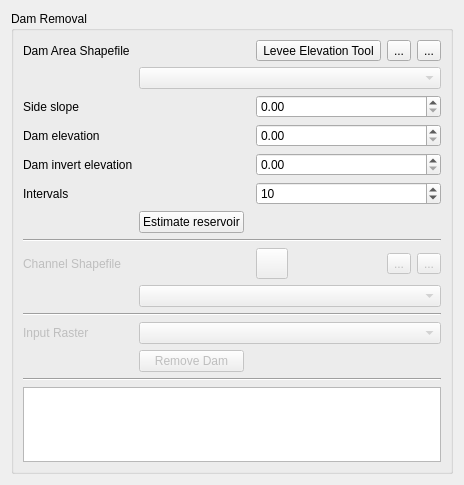
<?xml version="1.0" encoding="UTF-8"?>
<ui version="4.0">
 <class>pre_processing_widget</class>
 <widget class="QWidget" name="pre_processing_widget">
  <property name="geometry">
   <rect>
    <x>0</x>
    <y>0</y>
    <width>407</width>
    <height>485</height>
   </rect>
  </property>
  <property name="windowTitle">
   <string>Form</string>
  </property>
  <layout class="QGridLayout" name="gridLayout">
   <item row="0" column="1">
    <widget class="QGroupBox" name="groupBox">
     <property name="title">
      <string>Dam Removal</string>
     </property>
     <layout class="QGridLayout" name="gridLayout_3">
      <item row="0" column="0">
       <layout class="QGridLayout" name="gridLayout_2">
        <item row="2" column="0">
         <spacer name="horizontalSpacer_7">
          <property name="orientation">
           <enum>Qt::Horizontal</enum>
          </property>
          <property name="sizeHint" stdset="0">
           <size>
            <width>40</width>
            <height>20</height>
           </size>
          </property>
         </spacer>
        </item>
        <item row="6" column="0">
         <widget class="QLabel" name="label_7">
          <property name="text">
           <string>Intervals</string>
          </property>
         </widget>
        </item>
        <item row="4" column="3" colspan="3">
         <widget class="QDoubleSpinBox" name="h_top_sb">
          <property name="maximum">
           <double>9999.000000000000000</double>
          </property>
         </widget>
        </item>
        <item row="15" column="0" colspan="6">
         <widget class="Line" name="line_3">
          <property name="orientation">
           <enum>Qt::Horizontal</enum>
          </property>
         </widget>
        </item>
        <item row="5" column="3" colspan="3">
         <widget class="QDoubleSpinBox" name="h_bottom_sb">
          <property name="maximum">
           <double>9999.000000000000000</double>
          </property>
         </widget>
        </item>
        <item row="14" column="0">
         <spacer name="horizontalSpacer_8">
          <property name="orientation">
           <enum>Qt::Horizontal</enum>
          </property>
          <property name="sizeHint" stdset="0">
           <size>
            <width>40</width>
            <height>20</height>
           </size>
          </property>
         </spacer>
        </item>
        <item row="1" column="0">
         <widget class="QLabel" name="label_2">
          <property name="text">
           <string>Dam Area Shapefile</string>
          </property>
         </widget>
        </item>
        <item row="3" column="1" colspan="2">
         <spacer name="horizontalSpacer_2">
          <property name="orientation">
           <enum>Qt::Horizontal</enum>
          </property>
          <property name="sizeHint" stdset="0">
           <size>
            <width>40</width>
            <height>20</height>
           </size>
          </property>
         </spacer>
        </item>
        <item row="1" column="1" colspan="2">
         <spacer name="horizontalSpacer">
          <property name="orientation">
           <enum>Qt::Horizontal</enum>
          </property>
          <property name="sizeHint" stdset="0">
           <size>
            <width>40</width>
            <height>20</height>
           </size>
          </property>
         </spacer>
        </item>
        <item row="2" column="1" colspan="5">
         <widget class="QComboBox" name="dam_area_cbo">
          <property name="enabled">
           <bool>false</bool>
          </property>
         </widget>
        </item>
        <item row="1" column="4">
         <widget class="QToolButton" name="save_changes_dam_btn">
          <property name="toolTip">
           <string>Save dam area</string>
          </property>
          <property name="text">
           <string>...</string>
          </property>
          <property name="icon">
           <iconset>
            <normaloff>../img/mActionSaveAllEdits.svg</normaloff>../img/mActionSaveAllEdits.svg</iconset>
          </property>
          <property name="iconSize">
           <size>
            <width>24</width>
            <height>24</height>
           </size>
          </property>
         </widget>
        </item>
        <item row="7" column="0">
         <spacer name="horizontalSpacer_10">
          <property name="orientation">
           <enum>Qt::Horizontal</enum>
          </property>
          <property name="sizeHint" stdset="0">
           <size>
            <width>40</width>
            <height>20</height>
           </size>
          </property>
         </spacer>
        </item>
        <item row="1" column="3">
         <widget class="QToolButton" name="dam_area_tool_btn">
          <property name="toolTip">
           <string>Dam area</string>
          </property>
          <property name="text">
           <string>Levee Elevation Tool</string>
          </property>
          <property name="icon">
           <iconset>
            <normaloff>../img/mActionCapturePolygon.svg</normaloff>../img/mActionCapturePolygon.svg</iconset>
          </property>
          <property name="iconSize">
           <size>
            <width>24</width>
            <height>24</height>
           </size>
          </property>
          <property name="checkable">
           <bool>false</bool>
          </property>
         </widget>
        </item>
        <item row="8" column="0" colspan="6">
         <widget class="Line" name="line">
          <property name="orientation">
           <enum>Qt::Horizontal</enum>
          </property>
         </widget>
        </item>
        <item row="9" column="1" colspan="2">
         <spacer name="horizontalSpacer_3">
          <property name="orientation">
           <enum>Qt::Horizontal</enum>
          </property>
          <property name="sizeHint" stdset="0">
           <size>
            <width>40</width>
            <height>20</height>
           </size>
          </property>
         </spacer>
        </item>
        <item row="4" column="1" colspan="2">
         <spacer name="horizontalSpacer_5">
          <property name="orientation">
           <enum>Qt::Horizontal</enum>
          </property>
          <property name="sizeHint" stdset="0">
           <size>
            <width>40</width>
            <height>20</height>
           </size>
          </property>
         </spacer>
        </item>
        <item row="9" column="4">
         <widget class="QToolButton" name="save_changes_channel_btn">
          <property name="enabled">
           <bool>false</bool>
          </property>
          <property name="toolTip">
           <string>Save channel</string>
          </property>
          <property name="text">
           <string>...</string>
          </property>
          <property name="icon">
           <iconset>
            <normaloff>../img/mActionSaveAllEdits.svg</normaloff>../img/mActionSaveAllEdits.svg</iconset>
          </property>
          <property name="iconSize">
           <size>
            <width>24</width>
            <height>24</height>
           </size>
          </property>
         </widget>
        </item>
        <item row="6" column="1">
         <spacer name="horizontalSpacer_12">
          <property name="orientation">
           <enum>Qt::Horizontal</enum>
          </property>
          <property name="sizeHint" stdset="0">
           <size>
            <width>40</width>
            <height>20</height>
           </size>
          </property>
         </spacer>
        </item>
        <item row="11" column="0" colspan="6">
         <widget class="Line" name="line_2">
          <property name="orientation">
           <enum>Qt::Horizontal</enum>
          </property>
         </widget>
        </item>
        <item row="5" column="0">
         <widget class="QLabel" name="label_6">
          <property name="text">
           <string>Dam invert elevation</string>
          </property>
         </widget>
        </item>
        <item row="4" column="0">
         <widget class="QLabel" name="label_5">
          <property name="text">
           <string>Dam elevation</string>
          </property>
         </widget>
        </item>
        <item row="10" column="0">
         <spacer name="horizontalSpacer_4">
          <property name="orientation">
           <enum>Qt::Horizontal</enum>
          </property>
          <property name="sizeHint" stdset="0">
           <size>
            <width>40</width>
            <height>20</height>
           </size>
          </property>
         </spacer>
        </item>
        <item row="13" column="0">
         <widget class="QLabel" name="label">
          <property name="enabled">
           <bool>false</bool>
          </property>
          <property name="text">
           <string>Input Raster</string>
          </property>
         </widget>
        </item>
        <item row="7" column="1">
         <widget class="QPushButton" name="estimate_btn">
          <property name="text">
           <string>Estimate reservoir</string>
          </property>
         </widget>
        </item>
        <item row="14" column="1">
         <widget class="QPushButton" name="remove_dam_btn">
          <property name="enabled">
           <bool>false</bool>
          </property>
          <property name="text">
           <string>Remove Dam</string>
          </property>
         </widget>
        </item>
        <item row="5" column="1" colspan="2">
         <spacer name="horizontalSpacer_6">
          <property name="orientation">
           <enum>Qt::Horizontal</enum>
          </property>
          <property name="sizeHint" stdset="0">
           <size>
            <width>40</width>
            <height>20</height>
           </size>
          </property>
         </spacer>
        </item>
        <item row="3" column="3" colspan="3">
         <widget class="QDoubleSpinBox" name="side_slope_sb">
          <property name="maximum">
           <double>9999.000000000000000</double>
          </property>
         </widget>
        </item>
        <item row="9" column="5">
         <widget class="QToolButton" name="delete_channel_btn">
          <property name="enabled">
           <bool>false</bool>
          </property>
          <property name="toolTip">
           <string>Delete current</string>
          </property>
          <property name="text">
           <string>...</string>
          </property>
          <property name="icon">
           <iconset>
            <normaloff>../img/mActionDeleteSelected.svg</normaloff>../img/mActionDeleteSelected.svg</iconset>
          </property>
          <property name="iconSize">
           <size>
            <width>24</width>
            <height>24</height>
           </size>
          </property>
         </widget>
        </item>
        <item row="6" column="3" colspan="3">
         <widget class="QSpinBox" name="intervals_sb">
          <property name="minimum">
           <number>1</number>
          </property>
          <property name="value">
           <number>10</number>
          </property>
         </widget>
        </item>
        <item row="9" column="3">
         <widget class="QToolButton" name="channel_tool_btn">
          <property name="enabled">
           <bool>false</bool>
          </property>
          <property name="toolTip">
           <string>Add channel</string>
          </property>
          <property name="text">
           <string/>
          </property>
          <property name="icon">
           <iconset>
            <normaloff>../img/mActionCapturePolygon.svg</normaloff>../img/mActionCapturePolygon.svg</iconset>
          </property>
          <property name="iconSize">
           <size>
            <width>24</width>
            <height>24</height>
           </size>
          </property>
          <property name="checkable">
           <bool>false</bool>
          </property>
         </widget>
        </item>
        <item row="7" column="3" colspan="3">
         <spacer name="horizontalSpacer_11">
          <property name="orientation">
           <enum>Qt::Horizontal</enum>
          </property>
          <property name="sizeHint" stdset="0">
           <size>
            <width>40</width>
            <height>20</height>
           </size>
          </property>
         </spacer>
        </item>
        <item row="10" column="1" colspan="5">
         <widget class="QComboBox" name="channel_cbo">
          <property name="enabled">
           <bool>false</bool>
          </property>
         </widget>
        </item>
        <item row="3" column="0">
         <widget class="QLabel" name="label_4">
          <property name="text">
           <string>Side slope</string>
          </property>
         </widget>
        </item>
        <item row="1" column="5">
         <widget class="QToolButton" name="delete_dam_btn">
          <property name="toolTip">
           <string>Delete current dam area</string>
          </property>
          <property name="text">
           <string>...</string>
          </property>
          <property name="icon">
           <iconset>
            <normaloff>../img/mActionDeleteSelected.svg</normaloff>../img/mActionDeleteSelected.svg</iconset>
          </property>
          <property name="iconSize">
           <size>
            <width>24</width>
            <height>24</height>
           </size>
          </property>
         </widget>
        </item>
        <item row="16" column="0" colspan="6">
         <widget class="QTextEdit" name="results_te"/>
        </item>
        <item row="14" column="2" colspan="4">
         <spacer name="horizontalSpacer_9">
          <property name="orientation">
           <enum>Qt::Horizontal</enum>
          </property>
          <property name="sizeHint" stdset="0">
           <size>
            <width>40</width>
            <height>20</height>
           </size>
          </property>
         </spacer>
        </item>
        <item row="9" column="0">
         <widget class="QLabel" name="label_3">
          <property name="enabled">
           <bool>false</bool>
          </property>
          <property name="text">
           <string>Channel Shapefile</string>
          </property>
         </widget>
        </item>
        <item row="13" column="1" colspan="5">
         <widget class="QComboBox" name="srcRasterCbo">
          <property name="enabled">
           <bool>false</bool>
          </property>
         </widget>
        </item>
       </layout>
      </item>
      <item row="2" column="0">
       <spacer name="verticalSpacer">
        <property name="orientation">
         <enum>Qt::Vertical</enum>
        </property>
        <property name="sizeHint" stdset="0">
         <size>
          <width>20</width>
          <height>40</height>
         </size>
        </property>
       </spacer>
      </item>
     </layout>
    </widget>
   </item>
  </layout>
 </widget>
 <tabstops>
  <tabstop>dam_area_tool_btn</tabstop>
  <tabstop>save_changes_dam_btn</tabstop>
  <tabstop>delete_dam_btn</tabstop>
  <tabstop>dam_area_cbo</tabstop>
  <tabstop>side_slope_sb</tabstop>
  <tabstop>h_top_sb</tabstop>
  <tabstop>h_bottom_sb</tabstop>
  <tabstop>intervals_sb</tabstop>
  <tabstop>estimate_btn</tabstop>
  <tabstop>channel_tool_btn</tabstop>
  <tabstop>save_changes_channel_btn</tabstop>
  <tabstop>delete_channel_btn</tabstop>
  <tabstop>channel_cbo</tabstop>
  <tabstop>remove_dam_btn</tabstop>
 </tabstops>
 <resources/>
 <connections/>
</ui>
